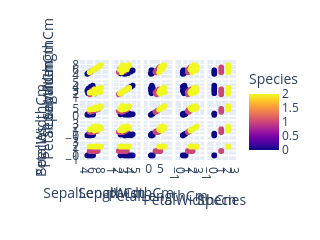

Here is the notebook cell this chart was saved with:
### Markdown cell above
# Question 6
Plot the scatter matrix for all the variables.

### Code cell
fig = plt.scatter_matrix(iris_data.iloc[:,1:6],color = "Species",width=90, height=100)
fig.show()

### Figure 1 — Plotly figure (JSON) as saved in the notebook; plotly's stock layout.template omitted (floating-point values rounded to 4 significant figures; data arrays with more than 128 entries replaced by an {"elided": "..."} marker saying what was removed)
{"data": [{"dimensions": [{"axis": {"matches": true}, "label": "SepalLengthCm", "values": {"elided": "152 float values"}}, {"axis": {"matches": true}, "label": "SepalWidthCm", "values": {"elided": "152 float values"}}, {"axis": {"matches": true}, "label": "PetalLengthCm", "values": {"elided": "152 float values"}}, {"axis": {"matches": true}, "label": "PetalWidthCm", "values": {"elided": "152 float values"}}, {"axis": {"matches": true}, "label": "Species", "values": {"elided": "152 int values"}}], "hovertemplate": "%{xaxis.title.text}=%{x}<br>%{yaxis.title.text}=%{y}<br>Species=%{marker.color}<extra></extra>", "legendgroup": "", "marker": {"color": {"elided": "152 int values"}, "coloraxis": "coloraxis", "symbol": "circle"}, "name": "", "showlegend": false, "type": "splom"}], "layout": {"coloraxis": {"colorbar": {"title": {"text": "Species"}}, "colorscale": [[0, "#0d0887"], [0.1111, "#46039f"], [0.2222, "#7201a8"], [0.3333, "#9c179e"], [0.4444, "#bd3786"], [0.5556, "#d8576b"], [0.6667, "#ed7953"], [0.7778, "#fb9f3a"], [0.8889, "#fdca26"], [1, "#f0f921"]]}, "dragmode": "select", "height": 100, "legend": {"tracegroupgap": 0}, "margin": {"t": 60}, "width": 90}}
